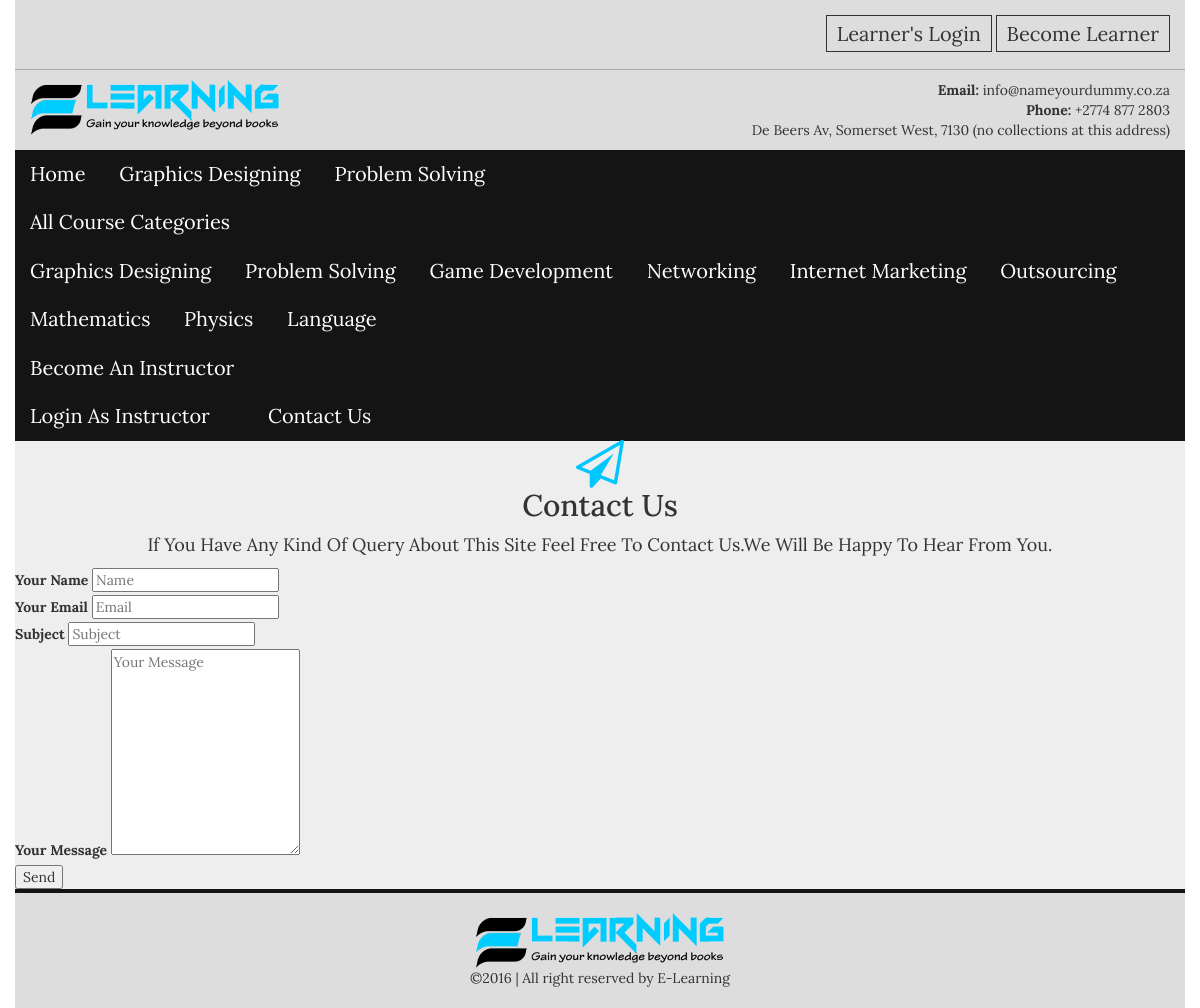
The app's page /contact.php, older data.
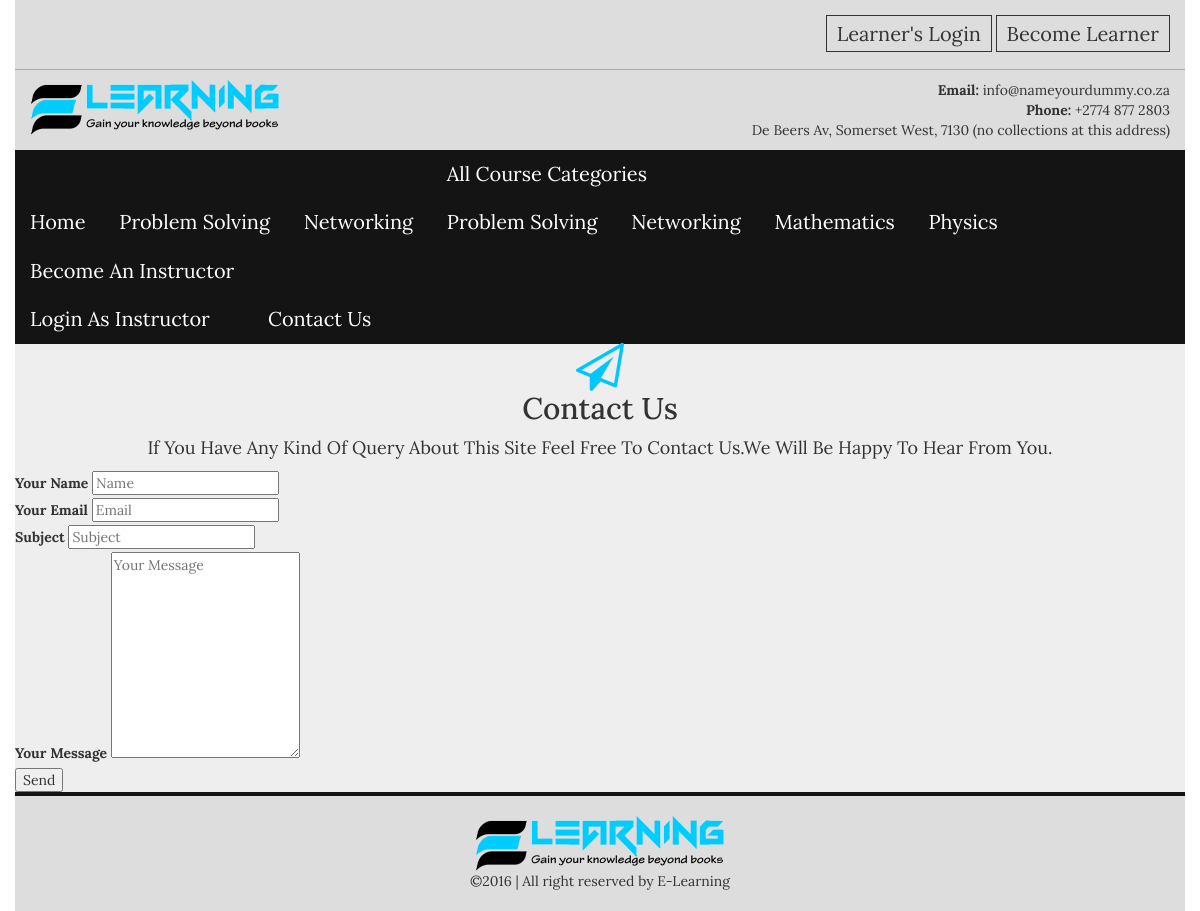
The same page, newer data.
### tables this page shows
CREATE TABLE `categories` (
  `cat_id` int(100) NOT NULL,
  `cat_name` varchar(100) NOT NULL,
  `cat_desc` text NOT NULL,
  `cat_icon` varchar(50) NOT NULL
);

### includes/frontend_menus.php (the view)
<div class="menu_top">
    <ul>
        <li><a href="index.php">Home</a></li>
        <?php
        $cat = "select * from categories LIMIT 2";
        $run_cat = mysqli_query($con,$cat);
        while($cat_row = mysqli_fetch_array($run_cat)):
        $category_id = $cat_row['cat_id'];
        $category_name = $cat_row['cat_name'];
        ?>
        <li><a href="single-cat.php?cat_id=<?php echo $category_id;?>"><?php echo $category_name;?></a></li>
        <?php endwhile;?>
        <li><a href="#">All Course Categories</a>
            <ul>
               <?php
                $cat2 = "select * from categories";
                $run_cat2 = mysqli_query($con,$cat2);
                while($cat_row2 = mysqli_fetch_array($run_cat2)):
                $category_id2 = $cat_row2['cat_id'];
                $category_name2 = $cat_row2['cat_name'];
                ?>
                <li><a href="single-cat.php?cat_id=<?php echo $category_id2;?>"><?php echo $category_name2;?></a></li>
                <?php endwhile;?>
            </ul>
        </li>
        <li><a href="admin/registration.php">Become An Instructor</a>
            <ul>
                <li><a href="admin/login.php">Login As Instructor</a></li>
            </ul>
        </li>
        <li><a href="contact.php">Contact Us</a></li>
    </ul>
</div>

Row changes from the older to the newer data that the page shows:
removed categories: cat_name "Graphics Designing"
removed categories: cat_name "Game Development"
removed categories: cat_name "Internet Marketing"
removed categories: cat_name "Outsourcing"
removed categories: cat_name "Language"
now on one of the page's lists (row edited): categories: cat_name "Networking"
